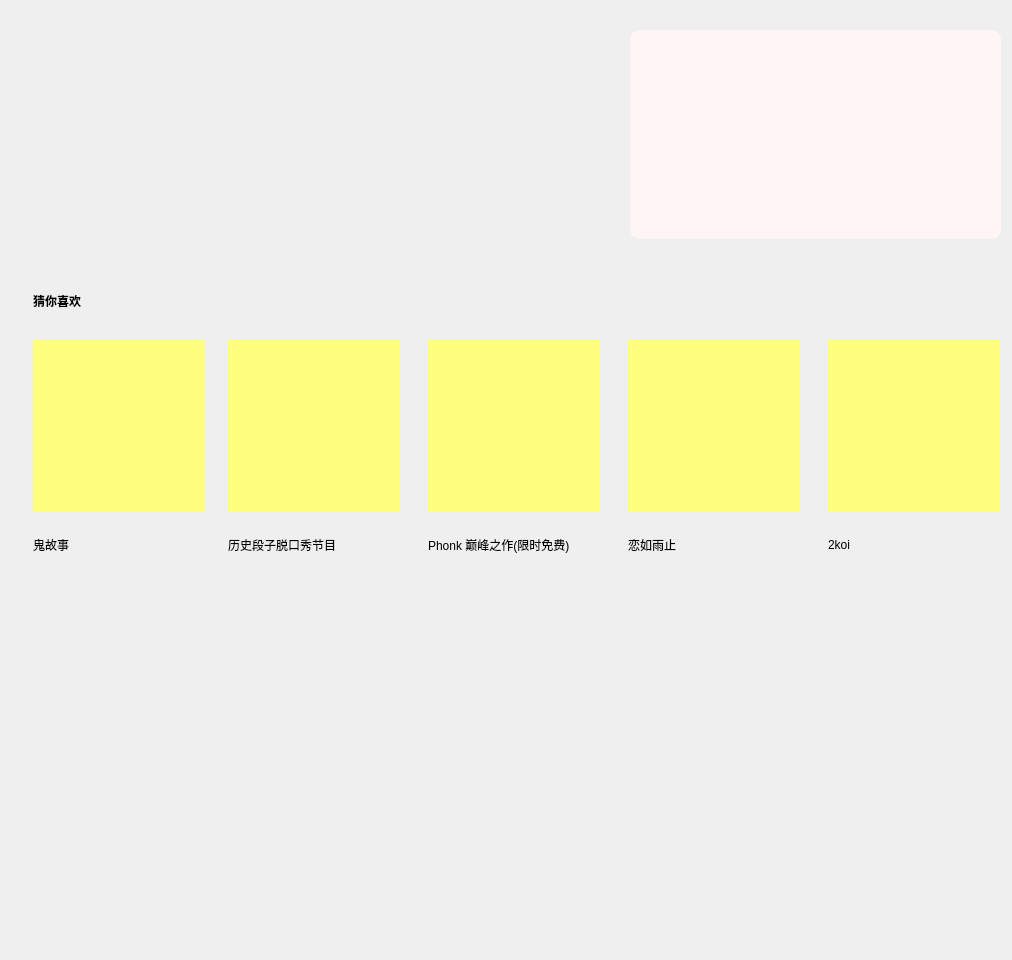
<?xml version="1.0" encoding="UTF-8"?>
<ui version="4.0">
 <class>PodCastClass</class>
 <widget class="QWidget" name="PodCastClass">
  <property name="geometry">
   <rect>
    <x>0</x>
    <y>0</y>
    <width>1012</width>
    <height>960</height>
   </rect>
  </property>
  <property name="minimumSize">
   <size>
    <width>1012</width>
    <height>960</height>
   </size>
  </property>
  <property name="windowTitle">
   <string>PodCast</string>
  </property>
  <widget class="QLabel" name="label">
   <property name="geometry">
    <rect>
     <x>33</x>
     <y>30</y>
     <width>560</width>
     <height>210</height>
    </rect>
   </property>
   <property name="minimumSize">
    <size>
     <width>560</width>
     <height>210</height>
    </size>
   </property>
   <property name="text">
    <string/>
   </property>
   <property name="pixmap">
    <pixmap>../../res/播客/1.png</pixmap>
   </property>
  </widget>
  <widget class="QWidget" name="widget" native="true">
   <property name="geometry">
    <rect>
     <x>630</x>
     <y>30</y>
     <width>371</width>
     <height>209</height>
    </rect>
   </property>
   <property name="minimumSize">
    <size>
     <width>371</width>
     <height>209</height>
    </size>
   </property>
   <layout class="QGridLayout" name="gridLayout">
    <property name="leftMargin">
     <number>0</number>
    </property>
    <property name="topMargin">
     <number>0</number>
    </property>
    <property name="rightMargin">
     <number>0</number>
    </property>
    <property name="bottomMargin">
     <number>0</number>
    </property>
    <property name="spacing">
     <number>0</number>
    </property>
    <item row="0" column="0">
     <widget class="QLabel" name="label_2">
      <property name="styleSheet">
       <string notr="true">background-color: rgb(255, 245, 245);
border-radius:10px;</string>
      </property>
      <property name="text">
       <string/>
      </property>
      <property name="pixmap">
       <pixmap>../../res/播客/7.png</pixmap>
      </property>
     </widget>
    </item>
   </layout>
  </widget>
  <widget class="QLabel" name="label_3">
   <property name="geometry">
    <rect>
     <x>33</x>
     <y>270</y>
     <width>151</width>
     <height>61</height>
    </rect>
   </property>
   <property name="styleSheet">
    <string notr="true">font: 18pt &quot;Agency FB&quot;;
font-weight: bold;</string>
   </property>
   <property name="text">
    <string>猜你喜欢</string>
   </property>
  </widget>
  <widget class="QLabel" name="label_4">
   <property name="geometry">
    <rect>
     <x>33</x>
     <y>340</y>
     <width>172</width>
     <height>172</height>
    </rect>
   </property>
   <property name="minimumSize">
    <size>
     <width>172</width>
     <height>172</height>
    </size>
   </property>
   <property name="cursor">
    <cursorShape>PointingHandCursor</cursorShape>
   </property>
   <property name="styleSheet">
    <string notr="true">background-color: rgb(255, 255, 127);</string>
   </property>
   <property name="text">
    <string/>
   </property>
   <property name="pixmap">
    <pixmap>../../res/播客/2.png</pixmap>
   </property>
  </widget>
  <widget class="QLabel" name="label_5">
   <property name="geometry">
    <rect>
     <x>228</x>
     <y>340</y>
     <width>172</width>
     <height>172</height>
    </rect>
   </property>
   <property name="minimumSize">
    <size>
     <width>172</width>
     <height>172</height>
    </size>
   </property>
   <property name="cursor">
    <cursorShape>PointingHandCursor</cursorShape>
   </property>
   <property name="styleSheet">
    <string notr="true">background-color: rgb(255, 255, 127);</string>
   </property>
   <property name="text">
    <string/>
   </property>
   <property name="pixmap">
    <pixmap>../../res/播客/3.png</pixmap>
   </property>
  </widget>
  <widget class="QLabel" name="label_6">
   <property name="geometry">
    <rect>
     <x>428</x>
     <y>340</y>
     <width>172</width>
     <height>172</height>
    </rect>
   </property>
   <property name="minimumSize">
    <size>
     <width>172</width>
     <height>172</height>
    </size>
   </property>
   <property name="cursor">
    <cursorShape>PointingHandCursor</cursorShape>
   </property>
   <property name="styleSheet">
    <string notr="true">background-color: rgb(255, 255, 127);</string>
   </property>
   <property name="text">
    <string/>
   </property>
   <property name="pixmap">
    <pixmap>../../res/播客/4.png</pixmap>
   </property>
  </widget>
  <widget class="QLabel" name="label_7">
   <property name="geometry">
    <rect>
     <x>628</x>
     <y>340</y>
     <width>172</width>
     <height>172</height>
    </rect>
   </property>
   <property name="minimumSize">
    <size>
     <width>172</width>
     <height>172</height>
    </size>
   </property>
   <property name="cursor">
    <cursorShape>PointingHandCursor</cursorShape>
   </property>
   <property name="styleSheet">
    <string notr="true">background-color: rgb(255, 255, 127);</string>
   </property>
   <property name="text">
    <string/>
   </property>
   <property name="pixmap">
    <pixmap>../../res/播客/5.png</pixmap>
   </property>
  </widget>
  <widget class="QLabel" name="label_8">
   <property name="geometry">
    <rect>
     <x>828</x>
     <y>340</y>
     <width>172</width>
     <height>172</height>
    </rect>
   </property>
   <property name="minimumSize">
    <size>
     <width>172</width>
     <height>172</height>
    </size>
   </property>
   <property name="cursor">
    <cursorShape>PointingHandCursor</cursorShape>
   </property>
   <property name="styleSheet">
    <string notr="true">background-color: rgb(255, 255, 127);</string>
   </property>
   <property name="text">
    <string/>
   </property>
   <property name="pixmap">
    <pixmap>../../res/播客/6.png</pixmap>
   </property>
  </widget>
  <widget class="QLabel" name="label_9">
   <property name="geometry">
    <rect>
     <x>33</x>
     <y>520</y>
     <width>172</width>
     <height>50</height>
    </rect>
   </property>
   <property name="minimumSize">
    <size>
     <width>172</width>
     <height>50</height>
    </size>
   </property>
   <property name="styleSheet">
    <string notr="true">font: 14pt &quot;Agency FB&quot;;</string>
   </property>
   <property name="text">
    <string>鬼故事</string>
   </property>
  </widget>
  <widget class="QLabel" name="label_10">
   <property name="geometry">
    <rect>
     <x>228</x>
     <y>520</y>
     <width>172</width>
     <height>50</height>
    </rect>
   </property>
   <property name="minimumSize">
    <size>
     <width>172</width>
     <height>50</height>
    </size>
   </property>
   <property name="styleSheet">
    <string notr="true">font: 14pt &quot;Agency FB&quot;;</string>
   </property>
   <property name="text">
    <string>历史段子脱口秀节目</string>
   </property>
   <property name="wordWrap">
    <bool>true</bool>
   </property>
  </widget>
  <widget class="QLabel" name="label_11">
   <property name="geometry">
    <rect>
     <x>428</x>
     <y>520</y>
     <width>172</width>
     <height>50</height>
    </rect>
   </property>
   <property name="minimumSize">
    <size>
     <width>172</width>
     <height>50</height>
    </size>
   </property>
   <property name="styleSheet">
    <string notr="true">font: 14pt &quot;Agency FB&quot;;</string>
   </property>
   <property name="text">
    <string>Phonk 巅峰之作(限时免费)</string>
   </property>
   <property name="wordWrap">
    <bool>true</bool>
   </property>
  </widget>
  <widget class="QLabel" name="label_12">
   <property name="geometry">
    <rect>
     <x>628</x>
     <y>520</y>
     <width>172</width>
     <height>50</height>
    </rect>
   </property>
   <property name="minimumSize">
    <size>
     <width>172</width>
     <height>50</height>
    </size>
   </property>
   <property name="styleSheet">
    <string notr="true">font: 14pt &quot;Agency FB&quot;;</string>
   </property>
   <property name="text">
    <string>恋如雨止</string>
   </property>
  </widget>
  <widget class="QLabel" name="label_13">
   <property name="geometry">
    <rect>
     <x>828</x>
     <y>520</y>
     <width>172</width>
     <height>50</height>
    </rect>
   </property>
   <property name="minimumSize">
    <size>
     <width>172</width>
     <height>50</height>
    </size>
   </property>
   <property name="styleSheet">
    <string notr="true">font: 14pt &quot;黑体&quot;;</string>
   </property>
   <property name="text">
    <string>2koi</string>
   </property>
  </widget>
 </widget>
 <layoutdefault spacing="6" margin="11"/>
 <resources/>
 <connections/>
</ui>
